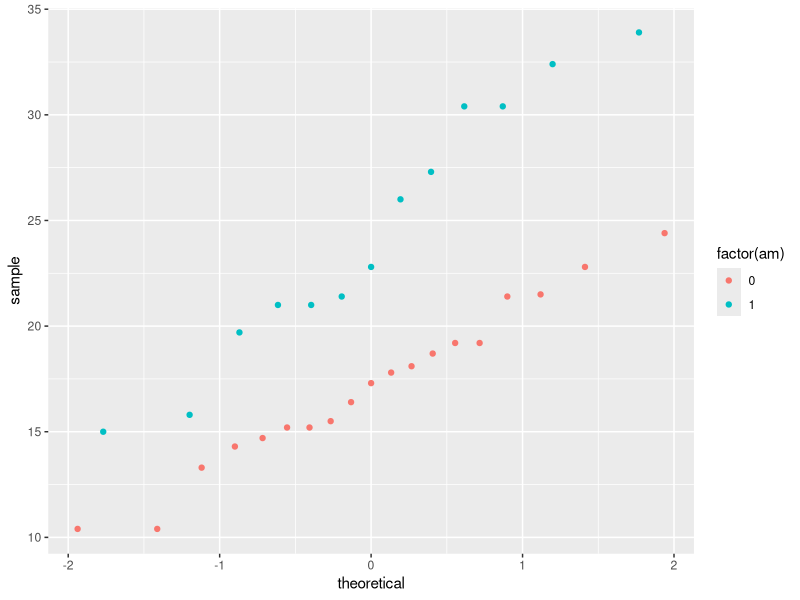
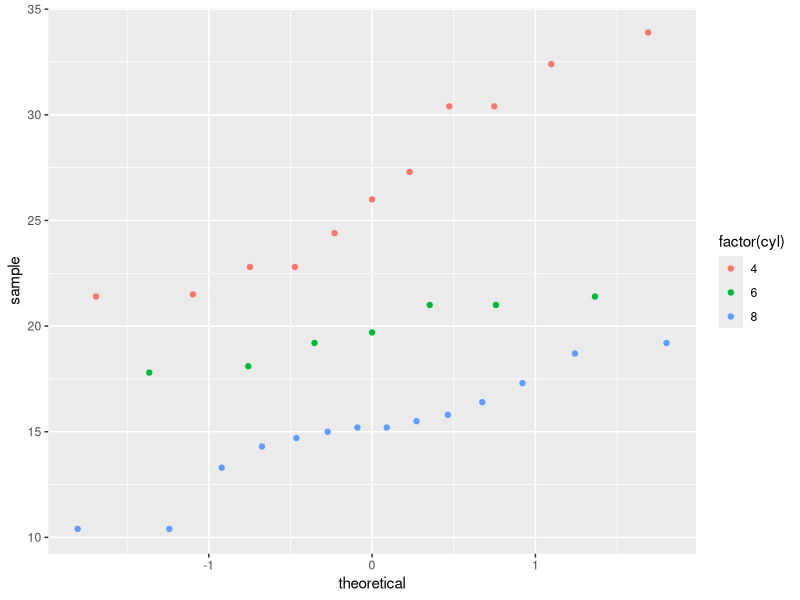
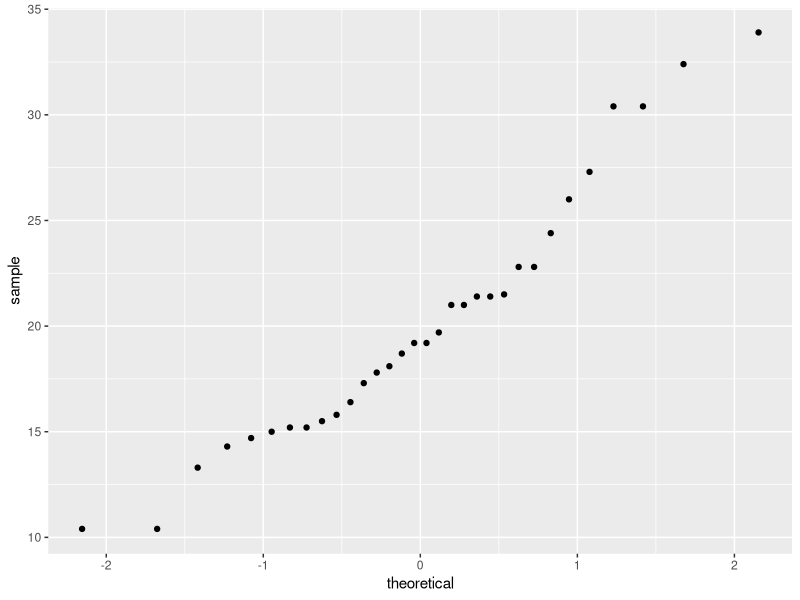

The R source for these figures, in order:
## ---- chunk 1
knitr::opts_chunk$set(echo = TRUE)
## ---- chunk 2
require(datasets)
require(ggplot2)
## ---- chunk 3
data("mtcars")
head(mtcars, 3)
## ---- chunk 4
rbind(
    shapiro.test(mtcars$mpg[mtcars$cyl == 4]),
    shapiro.test(mtcars$mpg[mtcars$cyl == 6]),
    shapiro.test(mtcars$mpg[mtcars$cyl == 8]),
    shapiro.test(mtcars$mpg[mtcars$am == 0]),
    shapiro.test(mtcars$mpg[mtcars$am == 1]),
    shapiro.test(mtcars$mpg)
)[, c("data.name", "p.value")]
## ---- chunk 5
fit1 = lm(formula = mpg ~ am + wt + hp, data = mtcars)
summary(fit1)
## ---- chunk 6
g = ggplot(mtcars)
g + stat_qq(aes(sample = mpg, colour = factor(am)))
g + stat_qq(aes(sample = mpg, colour = factor(cyl)))
g + stat_qq(aes(sample = mpg))
